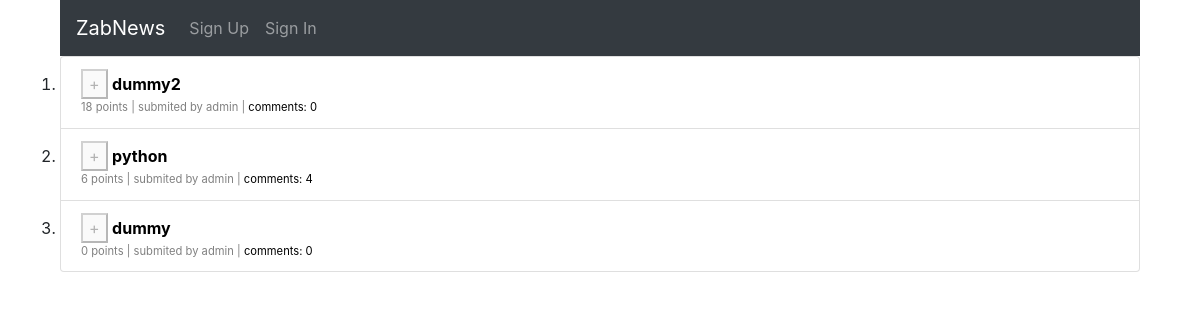
The page / on the database its author committed.
### core/models.py (models this page shows, shortened)
class Link(models.Model):
    title = models.CharField(max_length=250)
    submitter = models.ForeignKey(User, on_delete=models.CASCADE)
    submitted_on = models.DateTimeField(auto_now_add=True)
    url = models.URLField(max_length=250, blank=True)
    description = models.TextField(blank=True)
    votes_total = models.IntegerField(default=0)
    def get_absolute_url(self):
        return reverse("core:link_detail", kwargs={"pk": str(self.id)})

### core/views.py (the view, shortened to what this page needs)
# urls.py: path('', LinkListView.as_view(), name='link-list'),
class LinkListView(ListView):
    model = Link
    template_name = "core/link_list.html"
    queryset = Link.objects.filter().order_by('-votes_total')
    paginate_by = 10
    def get_context_data(self, **kwargs):
        context = super(LinkListView, self).get_context_data(**kwargs)
        if self.request.user.is_authenticated:
            voted = Vote.objects.filter(voter=self.request.user)
            links_in_page = [link.id for link in context["object_list"]]
            voted = voted.filter(link_id__in=links_in_page)
            voted = voted.values_list('link_id', flat=True)
            context["voted"] = voted
        return context

### templates/core/link_list.html (shortened to what this page needs)
{% extends 'core/base.html' %}
{% block content %}
<ol class="list-group">
    {% for link in object_list %}
        <li class="list-group-item">
            <form method="POST" action="{% url 'core:vote' %}" class="vote_form">
                {% if not user.is_authenticated %}
                <button disabled title="Please login to vote">+</button>
                {% elif link.pk not in voted %}
                <button class="btn btn-light btn-sm">+</button>
                {% else %}
                <button class="btn btn-light btn-sm">-</button>
                {% endif %}
                <a href="{{ link.url }}"><b>{{ link.title }}</b></a>
                <div class="Link-detail">
                    <span>{{ link.votes_total }} points</span> |
                   <span>submited by {{ link.submitter }}</span> |
                   <a class="Link-link" href="{{ link.get_absolute_url }}">comments: {{ link.comments.count }}</a>
                 </div>
            </form>
        </li>
    {% empty %}
		      <p>No link yet</p>
    {% endfor %}
</ol>
{% endblock content %}

### core/static/css/style.css (style rules this page uses)
a { color: black; }
.Link-detail { color: gray; font-size: .7em; }
.Link-link { text-decoration: none; }
ol li.list-group-item { display: list-item; }

### rows shown on the page
Link: title "dummy2", votes_total "18", submitter "admin", comments.count "0"
Link: title "python", votes_total "6", submitter "admin", comments.count "4"
Link: title "dummy", votes_total "0", submitter "admin", comments.count "0"
